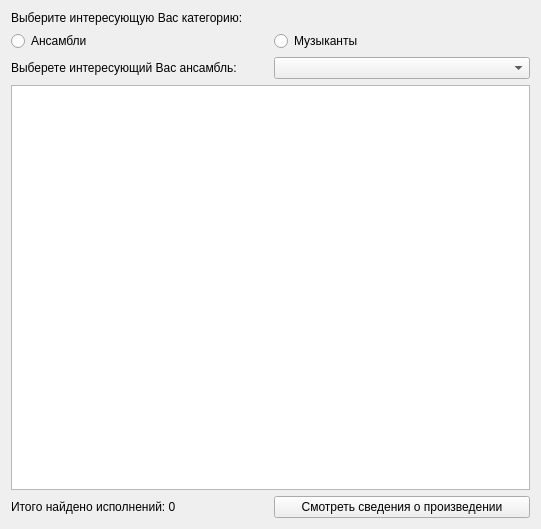
<?xml version="1.0" encoding="UTF-8"?>
<ui version="4.0">
 <class>ShowWindow</class>
 <widget class="QWidget" name="ShowWindow">
  <property name="geometry">
   <rect>
    <x>0</x>
    <y>0</y>
    <width>541</width>
    <height>529</height>
   </rect>
  </property>
  <property name="windowTitle">
   <string>Form</string>
  </property>
  <layout class="QGridLayout" name="gridLayout">
   <item row="4" column="0">
    <widget class="QLabel" name="countLabel">
     <property name="text">
      <string>Итого найдено исполнений: 0</string>
     </property>
    </widget>
   </item>
   <item row="0" column="0">
    <widget class="QLabel" name="label_2">
     <property name="text">
      <string>Выберите интересующую Вас категорию:</string>
     </property>
    </widget>
   </item>
   <item row="2" column="0">
    <widget class="QLabel" name="label">
     <property name="text">
      <string>Выберете интересующий Вас ансамбль:</string>
     </property>
    </widget>
   </item>
   <item row="2" column="1">
    <widget class="QComboBox" name="comboBox"/>
   </item>
   <item row="3" column="0" colspan="2">
    <widget class="QTableView" name="tableView">
     <property name="editTriggers">
      <set>QAbstractItemView::NoEditTriggers</set>
     </property>
     <property name="selectionBehavior">
      <enum>QAbstractItemView::SelectRows</enum>
     </property>
    </widget>
   </item>
   <item row="1" column="0">
    <widget class="QRadioButton" name="ensembleButton">
     <property name="text">
      <string>Ансамбли</string>
     </property>
    </widget>
   </item>
   <item row="1" column="1">
    <widget class="QRadioButton" name="musicianButton">
     <property name="text">
      <string>Музыканты</string>
     </property>
    </widget>
   </item>
   <item row="4" column="1">
    <widget class="QPushButton" name="showCompButton">
     <property name="text">
      <string>Смотреть сведения о произведении</string>
     </property>
    </widget>
   </item>
  </layout>
 </widget>
 <resources/>
 <connections/>
</ui>
